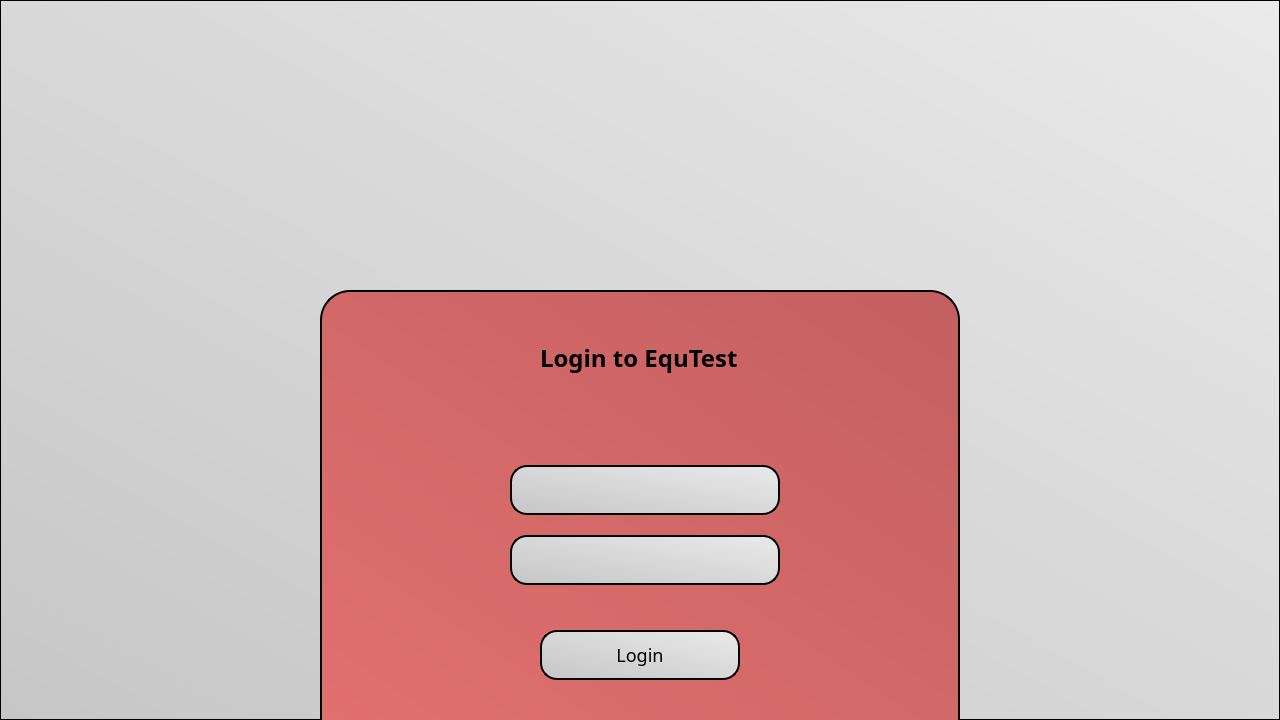
<?xml version="1.0" encoding="UTF-8"?>
<ui version="4.0">
 <class>MainWindow</class>
 <widget class="QMainWindow" name="MainWindow">
  <property name="geometry">
   <rect>
    <x>0</x>
    <y>0</y>
    <width>1280</width>
    <height>720</height>
   </rect>
  </property>
  <property name="windowTitle">
   <string>EquTest</string>
  </property>
  <property name="styleSheet">
   <string notr="true"/>
  </property>
  <widget class="QWidget" name="__central__">
   <widget class="QFrame" name="background">
    <property name="geometry">
     <rect>
      <x>0</x>
      <y>0</y>
      <width>1280</width>
      <height>720</height>
     </rect>
    </property>
    <property name="styleSheet">
     <string notr="true">background: qlineargradient(spread:pad, x1:0, y1:1, x2:1, y2:0, stop:0 rgba(198, 198, 198, 255), stop:1 rgba(234, 234, 234, 255));</string>
    </property>
    <property name="frameShape">
     <enum>QFrame::StyledPanel</enum>
    </property>
    <property name="frameShadow">
     <enum>QFrame::Raised</enum>
    </property>
    <widget class="QFrame" name="__login_background__">
     <property name="geometry">
      <rect>
       <x>320</x>
       <y>290</y>
       <width>640</width>
       <height>430</height>
      </rect>
     </property>
     <property name="styleSheet">
      <string notr="true">background: qlineargradient(spread:pad, x1:0, y1:1, x2:1, y2:0, stop:0 rgba(225, 112, 111, 255), stop:1 rgba(195, 96, 96, 255));
border-top-left-radius: 30px;
border-top-right-radius: 30px;
border: 2px solid black;
border-bottom: 0;</string>
     </property>
     <property name="frameShape">
      <enum>QFrame::StyledPanel</enum>
     </property>
     <property name="frameShadow">
      <enum>QFrame::Raised</enum>
     </property>
     <widget class="QLabel" name="__title__">
      <property name="geometry">
       <rect>
        <x>220</x>
        <y>50</y>
        <width>211</width>
        <height>35</height>
       </rect>
      </property>
      <property name="styleSheet">
       <string notr="true">background: transparent;
border: 0;

font-size: 24px;
font-family: montserrat;
font-weight: 500;</string>
      </property>
      <property name="text">
       <string>Login to EquTest</string>
      </property>
     </widget>
     <widget class="QLineEdit" name="login_field">
      <property name="geometry">
       <rect>
        <x>190</x>
        <y>175</y>
        <width>270</width>
        <height>50</height>
       </rect>
      </property>
      <property name="styleSheet">
       <string notr="true">border: 2px solid black;
border-radius: 17px;
background: qlineargradient(spread:pad, x1:0, y1:1, x2:1, y2:0, stop:0 rgba(198, 198, 198, 255), stop:1 rgba(234, 234, 234, 255));

padding: 5px;</string>
      </property>
     </widget>
     <widget class="QLineEdit" name="__password_field__">
      <property name="geometry">
       <rect>
        <x>190</x>
        <y>245</y>
        <width>270</width>
        <height>50</height>
       </rect>
      </property>
      <property name="styleSheet">
       <string notr="true">border: 2px solid black;
border-radius: 17px;
background: qlineargradient(spread:pad, x1:0, y1:1, x2:1, y2:0, stop:0 rgba(198, 198, 198, 255), stop:1 rgba(234, 234, 234, 255));

padding: 5px;</string>
      </property>
     </widget>
     <widget class="QPushButton" name="button">
      <property name="geometry">
       <rect>
        <x>220</x>
        <y>340</y>
        <width>200</width>
        <height>50</height>
       </rect>
      </property>
      <property name="styleSheet">
       <string notr="true">border: 2px solid black;
border-radius: 17px;
background: qlineargradient(spread:pad, x1:0, y1:1, x2:1, y2:0, stop:0 rgba(198, 198, 198, 255), stop:1 rgba(234, 234, 234, 255));

font-size: 18px;
font-family: montserrat;
font-weight: 400;</string>
      </property>
      <property name="text">
       <string>Login</string>
      </property>
     </widget>
    </widget>
   </widget>
  </widget>
 </widget>
 <resources/>
 <connections/>
</ui>
